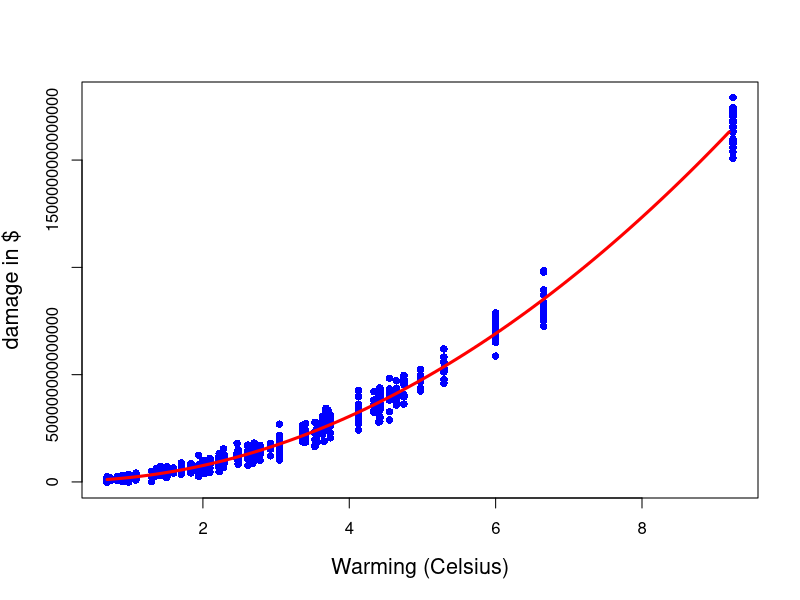
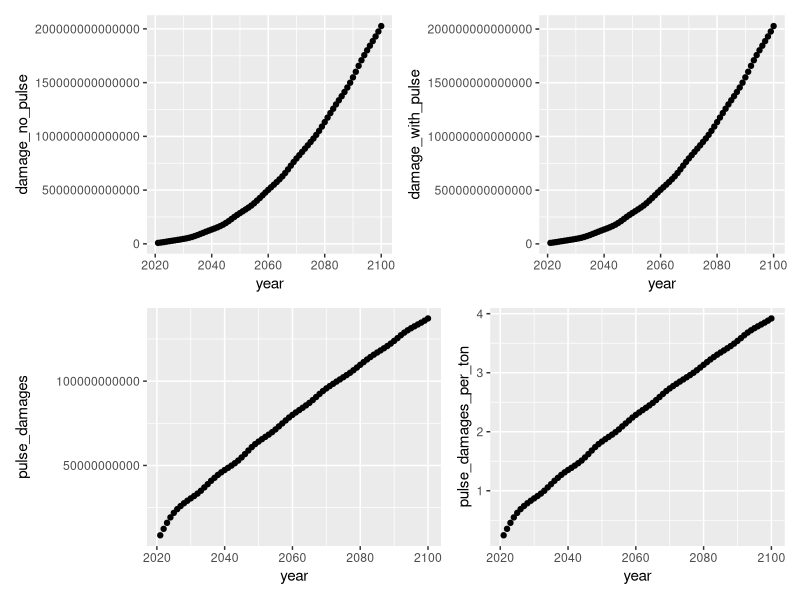
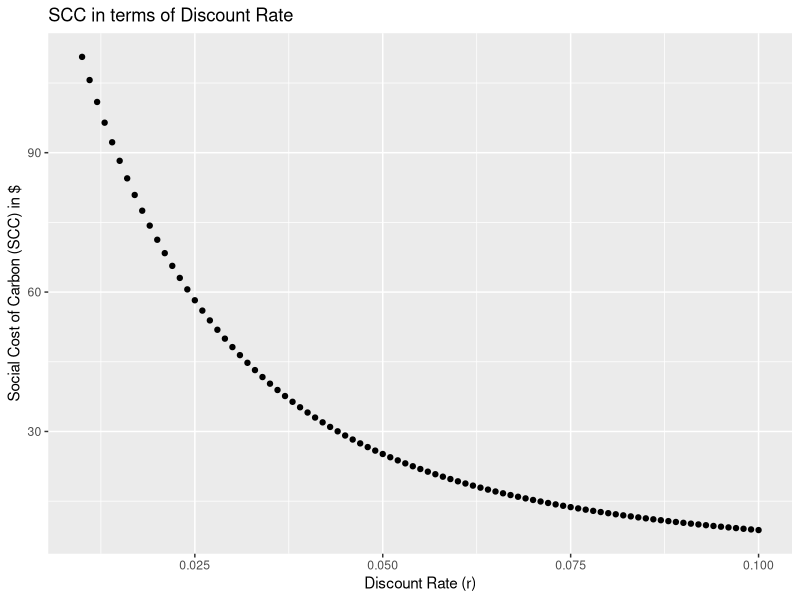
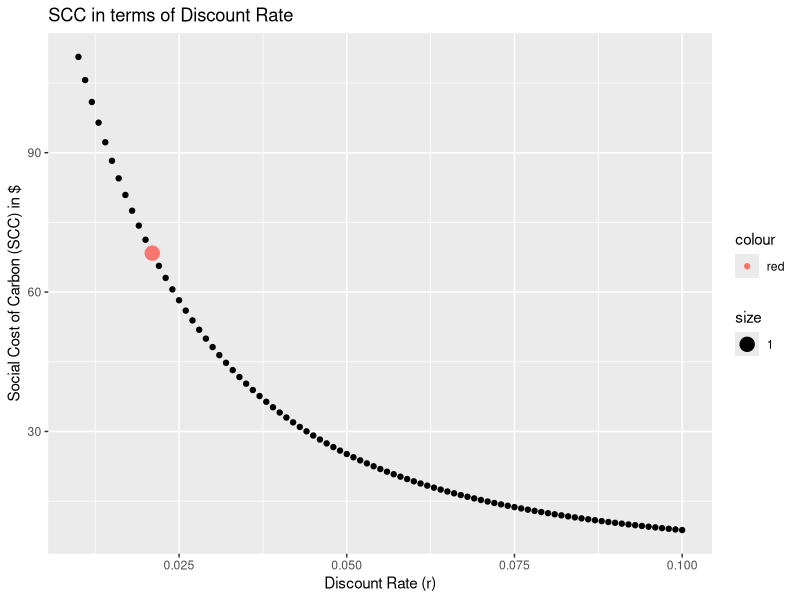

These figures' R source, in order:
## ---- chunk 1
knitr::opts_chunk$set(
	echo = TRUE,
	message = FALSE,
	warning = FALSE
)
options(scipen=999)
library(here)
library(tidyverse)
library(patchwork)
## ---- chunk 2
#read in data
damages_data <- read_csv(here("damages.csv"))

warming_data <- read_csv(here("warming.csv"))

#creating vectors of values
damages_data <- damages_data %>% 
  mutate(warming2 = warming^2)

#creating vectors
damages <- damages_data$damages
warming <- damages_data$warming
warming2 <- damages_data$warming2

#estimating quadratic model
damages_quad_model=lm(method = 'lm', damages ~ warming + warming2)

summary(damages_quad_model)

#creating a sequence of warming values to test predictions on
warmingvalues <- seq(0.6900000, 9.243000, 0.1)

#generating predictions
predictedcounts <- predict(damages_quad_model,list(warming=warmingvalues, warming2=warmingvalues^2))

#plotting
plot(warming, damages, pch=16, xlab = "Warming (Celsius)", ylab = "damage in $", cex.lab = 1.3, col = "blue");
lines(warmingvalues, predictedcounts, col = "red", lwd = 3)
## ---- chunk 3
#making a damage function--do it with stored intercepts later
damage_function <- function(x){
  damage <- -3018856250104*x + 19589020155100*x^2
  return(damage)
}

#creating new columns
warming_scenarios <- warming_data %>% 
  mutate(damage_no_pulse = damage_function(warming_baseline)) %>% 
  mutate(damage_with_pulse = damage_function(warming_pulse)) %>% 
  mutate(pulse_damages = damage_with_pulse - damage_no_pulse) %>% 
  mutate(pulse_damages_per_ton = pulse_damages/35000000000)

#create graphs
damage_no_pulse_graph <- ggplot(data = warming_scenarios, aes(x = year, y = damage_no_pulse)) +
  geom_point()

damage_with_pulse_graph <- ggplot(data = warming_scenarios, aes(x = year, y = damage_with_pulse)) +
  geom_point()

pulse_damages_graph <- ggplot(data = warming_scenarios, aes(x = year, y = pulse_damages)) +
  geom_point()

pulse_damages_per_ton_graph <- ggplot(data = warming_scenarios, aes(x = year, y = pulse_damages_per_ton)) +
  geom_point()
 
#put the graphs together
(damage_no_pulse_graph + damage_with_pulse_graph)/(pulse_damages_graph + pulse_damages_per_ton_graph)
## ---- chunk 4
#function that takes in two vectors
#num = first co2 damage per ton
#dr = discount rate
scc_function <- function(num, dr = .02) {
  sum <- 0;
  r <- dr
  for(t in c(1:length(num))){
      present <- num[t]/(1+r)^t
      sum <- sum+present
  }
  return(sum)
}

#generating a list of discount rates to use
discount_rate <- seq(.01, .1, .001)

#testing it out
scc_function(warming_scenarios$pulse_damages_per_ton, discount_rate)

#creating a dataframe
scc <- data.frame(discount_rate<-discount_rate, 
scc<-scc_function(warming_scenarios$pulse_damages_per_ton, discount_rate))
colnames(scc) = c("discount_rate", "scc")

#graphing
ggplot(data = scc, aes(x = discount_rate, y = scc)) +
  geom_point() +
  labs(x = "Discount Rate (r)", 
       y = "Social Cost of Carbon (SCC) in $",
       title = "SCC in terms of Discount Rate") 
## ---- chunk 5
#finding discount rate
ramsey_discount_rate <- 0.001 + 2*0.01

#inserting this into discount rate
ramsey_point <- data.frame(ramsey_discount_rate, scc_function(warming_scenarios$pulse_damages_per_ton, ramsey_discount_rate))

#changing col names
colnames(ramsey_point) = c("discount_rate", "ramsey_scc")

ggplot() +
  geom_point(data = scc, aes(x = discount_rate, y = scc)) +
  geom_point(data = ramsey_point, aes(x = ramsey_discount_rate, y = ramsey_scc, color = "red", size = 1)) +
  labs(x = "Discount Rate (r)", 
       y = "Social Cost of Carbon (SCC) in $",
       title = "SCC in terms of Discount Rate") 
## ---- chunk 6
#create present value and damage function
data_warming <- warming_scenarios %>%
  mutate(warming_baseline_150 = warming_baseline * 1.5) %>% # Scenario A warming
  mutate(predicted_baseline_150 = damage_function(warming_baseline_150)) %>% # Scenario A damages
  mutate(warming_baseline_2050 = 
           case_when( year > 2050 ~ 1.29,
                      TRUE ~ warming_baseline
           )) %>% # Scenario B warming
  mutate(predicted_baseline_2050 = damage_function(warming_baseline_2050)) #Scenario B damages

#present value of damages up to 2100 under Policy A

A_baseline <- scc_function(data_warming$damage_no_pulse, 0.02)
A_baseline_150 <- scc_function(data_warming$predicted_baseline_150, 0.02)

A_expected_value <- (A_baseline * 0.5) + (A_baseline_150 * 0.5)

#present value of damages up to 2100 under Policy B

B_expected_value <- scc_function(data_warming$predicted_baseline_2050, 0.02)

#Policy A costs $0 and Policy B costs X, how large could x be for it to make economic sense to pursue Policy b instead of Policy A

max_cost <- A_expected_value - B_expected_value

#How does answer change if society is risk averse (rather than risk neutral)?



